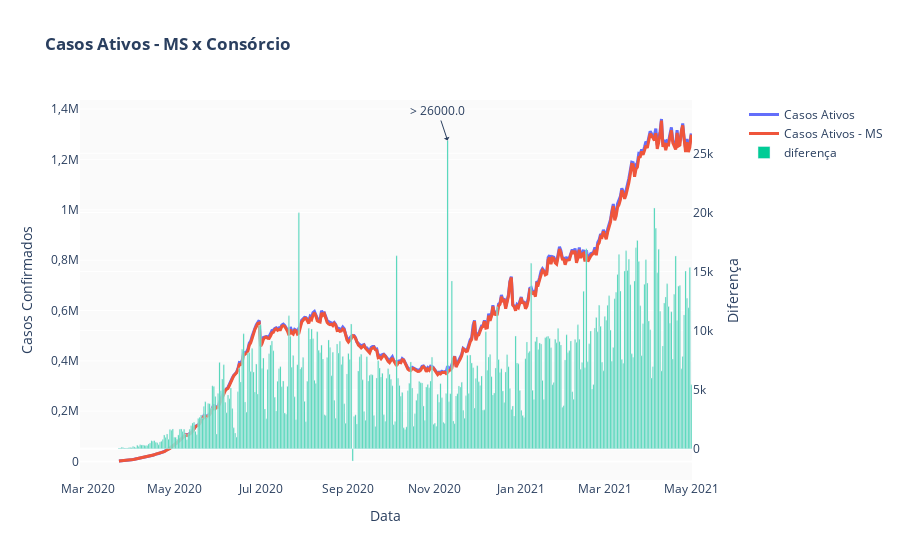

The cell this chart's notebook holds for it:
### Code cell
# data_BR.iplot(y=['activeCases', 'activeCasesMS'],
#               x='date',width=2.0,
#               secondary_y='activeCasesDiff', secondary_y_title='Diferença',
#               xTitle='Data', yTitle='Casos Ativos', title='Casos Ativos - MS x Consórcio')
fig = make_subplots(specs=[[{"secondary_y": True}]])
fig.add_trace(
    go.Scatter(
        x = data_BR['date'],
        y = data_BR['activeCases'],
        line=dict(width=3),
        name='Casos Ativos'
    ),
    secondary_y=False,
)
fig.add_trace(
    go.Scatter(
        x = data_BR['date'],
        y = data_BR['activeCasesMS'],
        line=dict(width=3),
        name='Casos Ativos - MS'
    ),
    secondary_y=False,
)
fig.add_trace(
    go.Bar(
        x = data_BR['date'],
        y = data_BR['activeCasesDiff'],
        name='diferença'
    ),
    secondary_y=True,
)

fig.update_layout(
    title='<b>Casos Ativos - MS x Consórcio</b>',
    hovermode='x unified',
    separators=',.',
    plot_bgcolor='#fafafa'
)

# Anotações
fig.add_annotation(x=data_BR.loc[data_BR['activeCasesDiff'].idxmax(), 'date'], y=data_BR['activeCasesDiff'].max(),
            yref='y2',
            text="> "+str(round(data_BR['activeCasesDiff'].max(),-3)),
            showarrow=True,
            arrowhead=1)

# Set x-axis title
fig.update_xaxes(title_text="Data")

# Set y-axes titles
fig.update_yaxes(title_text="Casos Confirmados", secondary_y=False)
fig.update_yaxes(title_text="Diferença", secondary_y=True)

fig.show()
fig.write_html("graficos/casos-ativos_x_consorcio.html")

### Figure 1 — Plotly figure (JSON) as saved in the notebook; plotly's stock layout.template omitted (floating-point values rounded to 4 significant figures; data arrays with more than 128 entries replaced by an {"elided": "..."} marker saying what was removed)
{"data": [{"line": {"width": 3}, "name": "Casos Ativos", "type": "scatter", "x": {"elided": "432 str values"}, "xaxis": "x", "y": {"elided": "432 int values"}, "yaxis": "y"}, {"line": {"width": 3}, "name": "Casos Ativos - MS", "type": "scatter", "x": {"elided": "432 str values"}, "xaxis": "x", "y": {"elided": "432 int values"}, "yaxis": "y"}, {"name": "diferença", "type": "bar", "x": {"elided": "432 str values"}, "xaxis": "x", "y": {"elided": "432 int values"}, "yaxis": "y2"}], "layout": {"annotations": [{"arrowhead": 1, "showarrow": true, "text": "> 26000.0", "x": "2020-11-10T00:00:00", "y": 26090, "yref": "y2"}], "hovermode": "x unified", "plot_bgcolor": "#fafafa", "separators": ",.", "title": {"text": "<b>Casos Ativos - MS x Consórcio</b>"}, "xaxis": {"anchor": "y", "domain": [0, 0.94], "title": {"text": "Data"}}, "yaxis": {"anchor": "x", "domain": [0, 1], "title": {"text": "Casos Confirmados"}}, "yaxis2": {"anchor": "x", "overlaying": "y", "side": "right", "title": {"text": "Diferença"}}}}
